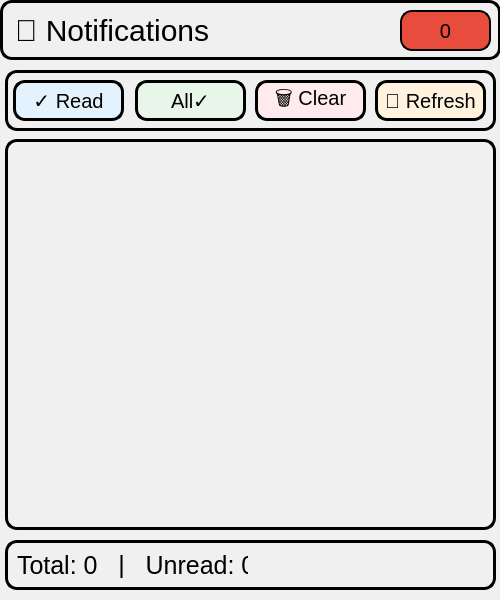
<?xml version="1.0" encoding="UTF-8"?>
<ui version="4.0">
 <class>NotificationWidget</class>
 <widget class="QWidget" name="NotificationWidget">
  <property name="geometry">
   <rect>
    <x>0</x>
    <y>0</y>
    <width>500</width>
    <height>600</height>
   </rect>
  </property>
  <property name="minimumSize">
   <size>
    <width>350</width>
    <height>450</height>
   </size>
  </property>
  <property name="windowTitle">
   <string>Notifications</string>
  </property>
  <property name="windowIcon">
   <iconset resource="../resources.qrc">
    <normaloff>:/resources/icon.jpg</normaloff>:/resources/icon.jpg</iconset>
  </property>
  <property name="styleSheet">
   <string notr="true">background-image: url(:/resources/notif.png);</string>
  </property>
  <widget class="QFrame" name="frame">
   <property name="geometry">
    <rect>
     <x>0</x>
     <y>0</y>
     <width>500</width>
     <height>600</height>
    </rect>
   </property>
   <property name="styleSheet">
    <string notr="true">QFrame {
    background-color: rgba(255,255,255,10);
}</string>
   </property>
   <property name="frameShape">
    <enum>QFrame::Shape::StyledPanel</enum>
   </property>
   <property name="frameShadow">
    <enum>QFrame::Shadow::Raised</enum>
   </property>
   <widget class="QFrame" name="headerFrame">
    <property name="geometry">
     <rect>
      <x>0</x>
      <y>0</y>
      <width>501</width>
      <height>60</height>
     </rect>
    </property>
    <property name="styleSheet">
     <string notr="true">QFrame#headerFrame {    
background: transparent;
    border: 3px solid black;
    border-radius: 12px;
}</string>
    </property>
    <property name="frameShape">
     <enum>QFrame::Shape::StyledPanel</enum>
    </property>
    <property name="frameShadow">
     <enum>QFrame::Shadow::Raised</enum>
    </property>
    <widget class="QLabel" name="titleLabel">
     <property name="geometry">
      <rect>
       <x>15</x>
       <y>10</y>
       <width>250</width>
       <height>40</height>
      </rect>
     </property>
     <property name="styleSheet">
      <string notr="true">QLabel {
    background: transparent;
    font: 700 9pt &quot;Script MT Bold&quot;;
    font-size: 30px;
    color: rgb(0, 0, 0);
}</string>
     </property>
     <property name="text">
      <string>🔔 Notifications</string>
     </property>
    </widget>
    <widget class="QLabel" name="unreadBadgeLabel">
     <property name="geometry">
      <rect>
       <x>400</x>
       <y>10</y>
       <width>91</width>
       <height>41</height>
      </rect>
     </property>
     <property name="styleSheet">
      <string notr="true">QLabel {
    background-color: rgb(231, 76, 60);
    color: black;
    border-radius: 12px;
    border: 2px solid black;
    font: 700 11pt &quot;Script MT Bold&quot;;
    font-size: 20px;
}</string>
     </property>
     <property name="text">
      <string>0</string>
     </property>
     <property name="alignment">
      <set>Qt::AlignmentFlag::AlignCenter</set>
     </property>
    </widget>
   </widget>
   <widget class="QFrame" name="toolbarFrame">
    <property name="geometry">
     <rect>
      <x>5</x>
      <y>70</y>
      <width>491</width>
      <height>61</height>
     </rect>
    </property>
    <property name="styleSheet">
     <string notr="true">QFrame#toolbarFrame {
    background: transparent;
    border: 3px solid black;
    border-radius: 12px;
}</string>
    </property>
    <property name="frameShape">
     <enum>QFrame::Shape::StyledPanel</enum>
    </property>
    <property name="frameShadow">
     <enum>QFrame::Shadow::Raised</enum>
    </property>
    <widget class="QPushButton" name="markReadButton">
     <property name="geometry">
      <rect>
       <x>8</x>
       <y>10</y>
       <width>111</width>
       <height>41</height>
      </rect>
     </property>
     <property name="toolTip">
      <string>Mark selected notification as read</string>
     </property>
     <property name="styleSheet">
      <string notr="true">QPushButton {
    font: 700 9pt &quot;Script MT Bold&quot;;
    font-size: 20px;
    color: rgb(0, 0, 0);
    background-color: rgb(227, 242, 253);
    border: 3px solid black;
    border-radius: 12px;
    padding: 5px;
}
QPushButton:hover {
    background-color: rgb(187, 222, 251);
}</string>
     </property>
     <property name="text">
      <string>✓ Read</string>
     </property>
    </widget>
    <widget class="QPushButton" name="markAllReadButton">
     <property name="geometry">
      <rect>
       <x>130</x>
       <y>10</y>
       <width>111</width>
       <height>41</height>
      </rect>
     </property>
     <property name="toolTip">
      <string>Mark all notifications as read</string>
     </property>
     <property name="styleSheet">
      <string notr="true">QPushButton {
    font: 700 9pt &quot;Script MT Bold&quot;;
    font-size: 20px;
    color: rgb(0, 0, 0);
    background-color: rgb(232, 245, 233);
    border: 3px solid black;
    border-radius: 12px;
    padding: 5px;
}
QPushButton:hover {
    background-color: rgb(200, 230, 201);
}</string>
     </property>
     <property name="text">
      <string>All✓</string>
     </property>
    </widget>
    <widget class="QPushButton" name="clearAllButton">
     <property name="geometry">
      <rect>
       <x>250</x>
       <y>10</y>
       <width>111</width>
       <height>41</height>
      </rect>
     </property>
     <property name="toolTip">
      <string>Clear all notifications</string>
     </property>
     <property name="styleSheet">
      <string notr="true">QPushButton {
    font: 700 9pt &quot;Script MT Bold&quot;;
    font-size: 20px;
    color: rgb(0, 0, 0);
    background-color: rgb(255, 235, 238);
    border: 3px solid black;
    border-radius: 12px;
    padding: 5px;
}
QPushButton:hover {
    background-color: rgb(255, 205, 210);
}</string>
     </property>
     <property name="text">
      <string>🗑 Clear</string>
     </property>
    </widget>
    <widget class="QPushButton" name="refreshButton">
     <property name="geometry">
      <rect>
       <x>370</x>
       <y>10</y>
       <width>111</width>
       <height>41</height>
      </rect>
     </property>
     <property name="toolTip">
      <string>Refresh notifications from server</string>
     </property>
     <property name="styleSheet">
      <string notr="true">QPushButton {
    font: 700 9pt &quot;Script MT Bold&quot;;
    font-size: 20px;
    color: rgb(0, 0, 0);
    background-color: rgb(255, 243, 224);
    border: 3px solid black;
    border-radius: 12px;
    padding: 5px;
}
QPushButton:hover {
    background-color: rgb(255, 224, 178);
}</string>
     </property>
     <property name="text">
      <string>🔄 Refresh</string>
     </property>
    </widget>
   </widget>
   <widget class="QListWidget" name="notificationList">
    <property name="geometry">
     <rect>
      <x>5</x>
      <y>139</y>
      <width>491</width>
      <height>391</height>
     </rect>
    </property>
    <property name="focusPolicy">
     <enum>Qt::FocusPolicy::StrongFocus</enum>
    </property>
    <property name="contextMenuPolicy">
     <enum>Qt::ContextMenuPolicy::DefaultContextMenu</enum>
    </property>
    <property name="styleSheet">
     <string notr="true">QListWidget#notificationList {
    background: transparent;
    border: 3px solid black;
    border-radius: 12px;
    outline: none;
    font-size: 17px;
}

QListWidget#notificationList::item {
    padding: 10px;
    border-bottom: 1px solid rgb(233, 236, 239);
    min-height: 60px;
}

QListWidget#notificationList::item:selected {
    background-color: rgb(227, 242, 253);
    border-left: 3px solid black;
}

QListWidget#notificationList::item:hover:!selected {
    background-color: rgb(0, 0, 0);
}

QListWidget#notificationList::item:alternate {
    background-color: rgb(0, 0, 0);
}</string>
    </property>
    <property name="horizontalScrollBarPolicy">
     <enum>Qt::ScrollBarPolicy::ScrollBarAlwaysOff</enum>
    </property>
    <property name="showDropIndicator" stdset="0">
     <bool>false</bool>
    </property>
    <property name="dragDropMode">
     <enum>QAbstractItemView::DragDropMode::NoDragDrop</enum>
    </property>
    <property name="alternatingRowColors">
     <bool>true</bool>
    </property>
    <property name="selectionMode">
     <enum>QAbstractItemView::SelectionMode::SingleSelection</enum>
    </property>
    <property name="selectionBehavior">
     <enum>QAbstractItemView::SelectionBehavior::SelectRows</enum>
    </property>
    <property name="iconSize">
     <size>
      <width>32</width>
      <height>32</height>
     </size>
    </property>
    <property name="textElideMode">
     <enum>Qt::TextElideMode::ElideRight</enum>
    </property>
    <property name="verticalScrollMode">
     <enum>QAbstractItemView::ScrollMode::ScrollPerPixel</enum>
    </property>
    <property name="resizeMode">
     <enum>QListView::ResizeMode::Adjust</enum>
    </property>
    <property name="layoutMode">
     <enum>QListView::LayoutMode::SinglePass</enum>
    </property>
    <property name="wordWrap">
     <bool>true</bool>
    </property>
   </widget>
   <widget class="QFrame" name="statusFrame">
    <property name="geometry">
     <rect>
      <x>5</x>
      <y>540</y>
      <width>491</width>
      <height>50</height>
     </rect>
    </property>
    <property name="styleSheet">
     <string notr="true">QFrame#statusFrame {
    background: transparent;
    border: 3px solid black;
    border-radius: 12px;
}</string>
    </property>
    <property name="frameShape">
     <enum>QFrame::Shape::StyledPanel</enum>
    </property>
    <property name="frameShadow">
     <enum>QFrame::Shadow::Raised</enum>
    </property>
    <widget class="QLabel" name="statusLabel">
     <property name="geometry">
      <rect>
       <x>12</x>
       <y>12</y>
       <width>231</width>
       <height>26</height>
      </rect>
     </property>
     <property name="styleSheet">
      <string notr="true">QLabel {
    background: transparent;
    font: 700 9pt &quot;Script MT Bold&quot;;
    font-size: 25px;
    color: rgb(0, 0, 0);
}</string>
     </property>
     <property name="text">
      <string>Total: 0   |   Unread: 0</string>
     </property>
    </widget>
    <widget class="QLabel" name="autoRefreshLabel">
     <property name="geometry">
      <rect>
       <x>300</x>
       <y>12</y>
       <width>100</width>
       <height>26</height>
      </rect>
     </property>
     <property name="styleSheet">
      <string notr="true">QLabel {
    background: transparent;
    font: 700 9pt &quot;Script MT Bold&quot;;
    font-size: 14px;
    color: rgb(40, 167, 69);
}</string>
     </property>
     <property name="text">
      <string/>
     </property>
     <property name="alignment">
      <set>Qt::AlignmentFlag::AlignCenter</set>
     </property>
    </widget>
   </widget>
  </widget>
 </widget>
 <resources>
  <include location="../resources.qrc"/>
 </resources>
 <connections/>
</ui>
